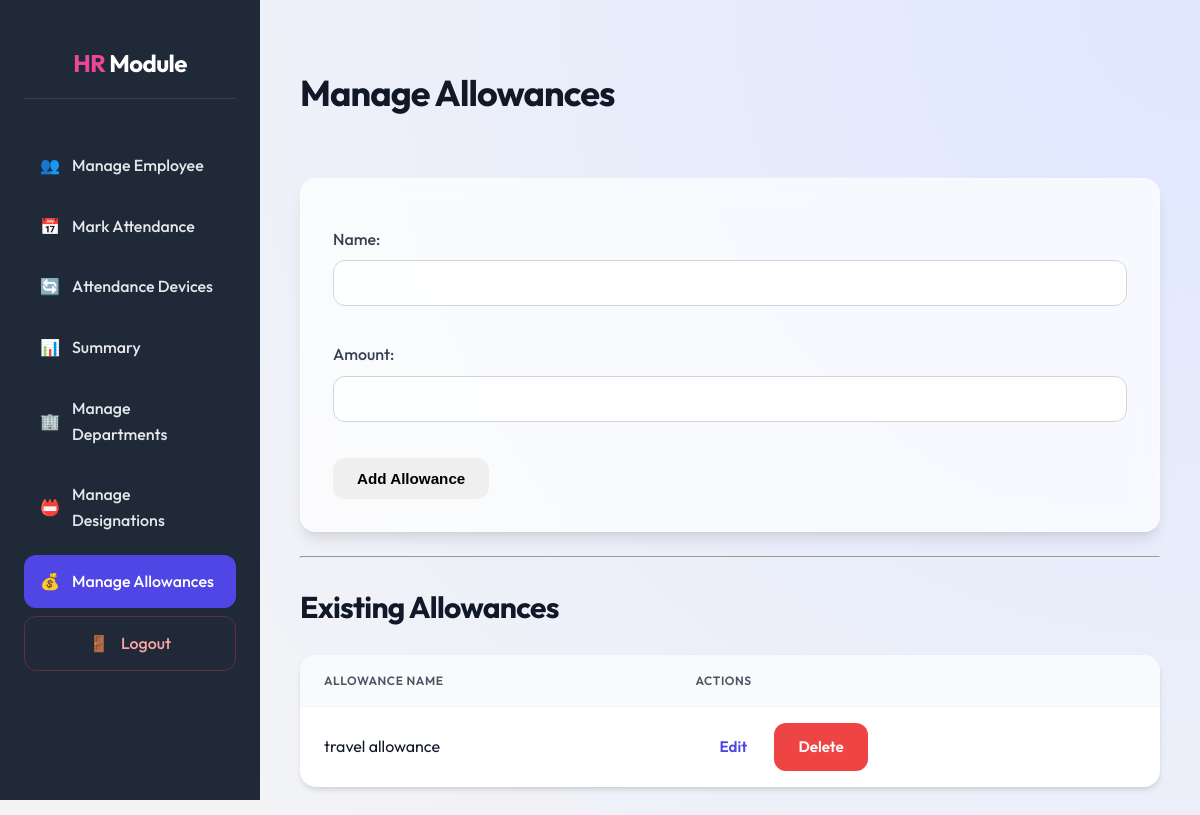
The app's page /allowances/ (signed in), older data.
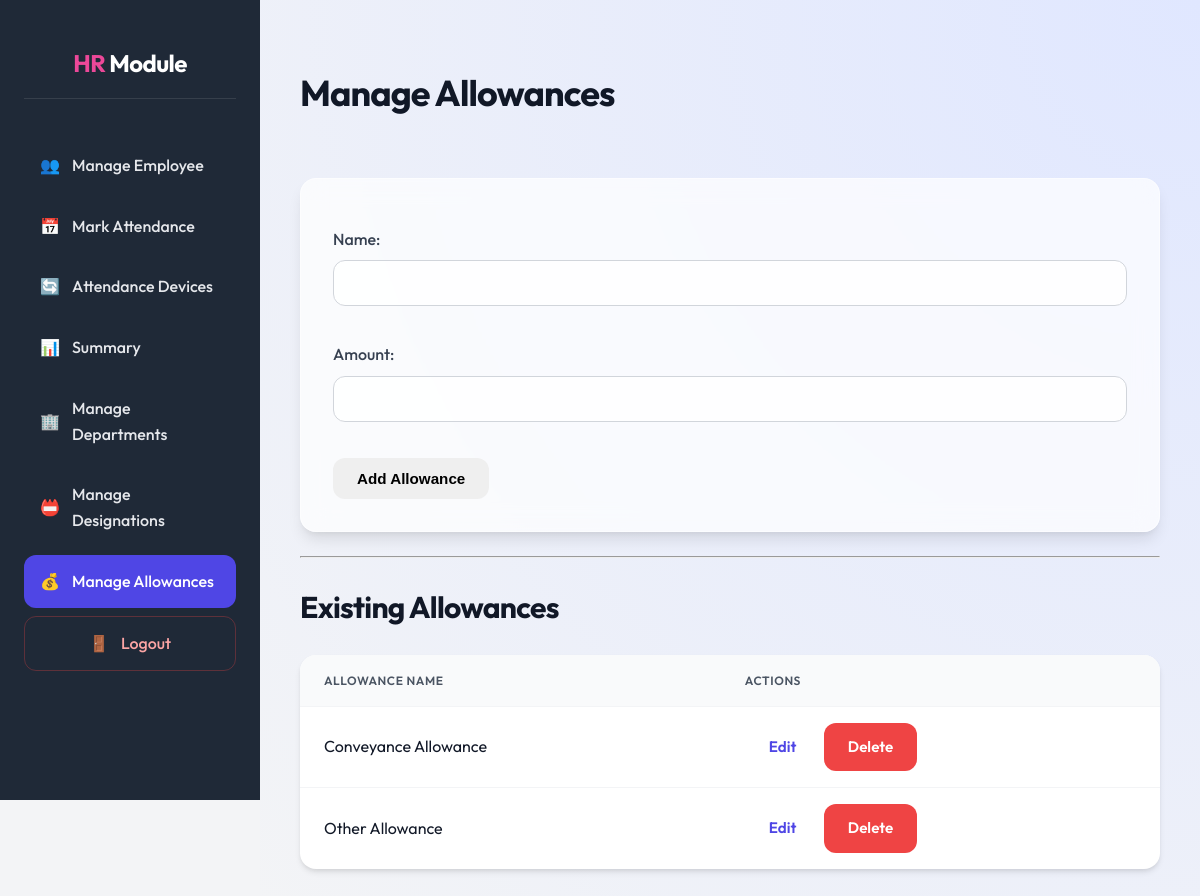
The same page, newer data.
### core/models.py (models this page shows, shortened)
class Allowance(models.Model):
    name = models.CharField(max_length=100, unique=True)

### core/views.py (the view)
# urls.py: path('allowances/', views.allowance_list, name='allowance_list'),
@login_required
def allowance_list(request):
    allowances = Allowance.objects.all()
    if request.method == 'POST':
        form = AllowanceForm(request.POST)
        if form.is_valid():
            form.save()
            return redirect('allowance_list')
    else:
        form = AllowanceForm()
    return render(request, 'core/allowance_list.html', {'allowances': allowances, 'form': form})

### core/forms.py
class AllowanceForm(forms.ModelForm):
    amount = forms.DecimalField(max_digits=10, decimal_places=2, validators=[MinValueValidator(0)])
    class Meta:
        model = Allowance
        fields = ['name', 'amount']

### core/templates/core/allowance_list.html (shortened to what this page needs)
{% extends 'core/dashboard_base.html' %}
{% load static %}
{% block page_title %}Manage Allowances{% endblock %}
{% block dashboard_content %}
<form method="post" class="card">
    {{ form.as_p }}
    <div class="form-actions">
        <button type="submit" class="btn">Add Allowance</button>
    </div>
</form>
<hr>
<h2>Existing Allowances</h2>
<table class="data-table">
    <thead>
        <tr>
            <th>Allowance Name</th>
            <th>Actions</th>
        </tr>
    </thead>
    <tbody>
        {% for allowance in allowances %}
        <tr>
            <td>{{ allowance.name }}</td>
            <td class="actions">
                <a href="{% url 'allowance_edit' allowance.id %}" class="btn btn-sm">Edit</a>
                <a href="{% url 'allowance_delete' allowance.id %}" class="btn btn-sm btn-danger">Delete</a>
            </td>
        </tr>
        {% empty %}
        <tr>
            <td colspan="3">No allowances found.</td>
        </tr>
        {% endfor %}
    </tbody>
</table>
{% endblock %}

Row changes from the older to the newer data that the page shows:
removed Allowance: name "travel allowance"
added Allowance: name "Conveyance Allowance"
added Allowance: name "Other Allowance"
